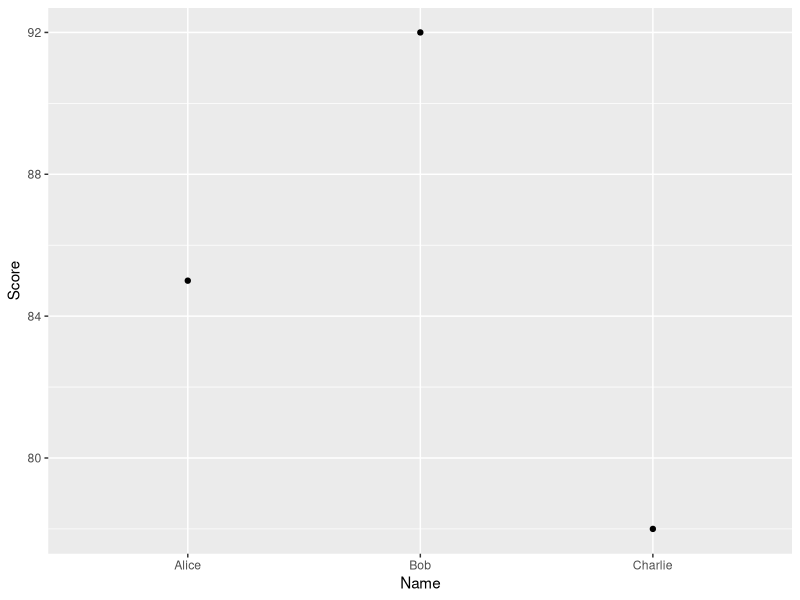

Reproduce this figure in R.
# This script attempts to create a scatterplot with categorical data on the x-axis, which is not appropriate.

library(ggplot2)

data <- data.frame(
  Name = c("Alice", "Bob", "Charlie"),
  Score = c(85, 92, 78)
)

# Attempting to create a scatterplot
ggplot(data, aes(x = Name, y = Score)) +
  geom_point()
